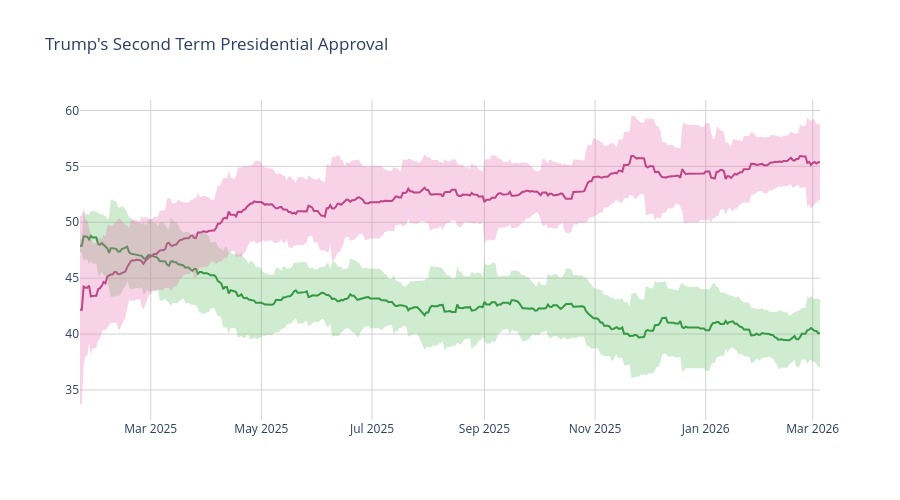

This figure's notebook cell:
### Code cell
disappr_ci_hex = "#e86eaf",
appr_ci_hex = "#60be65"
disappr_ci_rgba = "rgba(232, 110, 175, 0.3)"
appr_ci_rgba = "rgba(96, 190, 101, 0.3)"
grid_col = "#d4d2d2"


# Approve
fig = go.Figure(go.Scatter(
    x=pres['end_date'],
    y=pres['approve'],
    hovertemplate="%{y:.2f}%",
    name="<b>Approve</b>",
    line=dict(color="#228833"),
    showlegend=False
))

# Disapprove
fig.add_trace(go.Scatter(
    x=pres['end_date'],
    y=pres['disapprove'],
    hovertemplate="%{y:.2f}%",
    name="<b>Disapprove</b>",
    line=dict(color="#aa3377"),
    showlegend=False
    )
)

# Approve CI
fig.add_traces([

    # Upper bound
    go.Scatter(
        x=pres['end_date'],
        y=pres['approve_upper_ci'],
        marker=dict(color=appr_ci_hex),
        line=dict(width=0),
        mode='lines',
        showlegend=False,
        hoverinfo="skip"
    ),

    # Lower bound
    go.Scatter(
        x=pres['end_date'],
        y=pres['approve_lower_ci'],
        marker=dict(color=appr_ci_hex),
        line=dict(width=0),
        mode='lines',
        fillcolor=appr_ci_rgba,
        fill="tonexty",
        showlegend=False,
        hoverinfo="skip"
    )
])

# Disapprove CI
fig.add_traces([

    # Upper bound
    go.Scatter(
        x=pres['end_date'],
        y=pres['disapprove_upper_ci'],
        marker=dict(color=disappr_ci_hex),
        line=dict(width=0),
        mode='lines',
        showlegend=False,
        hoverinfo="skip"
    ),

    # Lower bound
    go.Scatter(
        x=pres['end_date'],
        y=pres['disapprove_lower_ci'],
        marker=dict(color=disappr_ci_hex),
        line=dict(width=0),
        mode='lines',
        fillcolor=disappr_ci_rgba,
        fill="tonexty",
        showlegend=False,
        hoverinfo="skip"
    )
])

fig.update_layout(
    title=dict(text="Trump's Second Term Presidential Approval"),
    hovermode="x"
)

fig.update_xaxes(gridcolor=grid_col)
fig.update_yaxes(gridcolor=grid_col)

fig.update_layout(hovermode="x", hoverlabel_align="right", plot_bgcolor="rgba(0, 0, 0, 0)", height=500)
fig.show()

### Figure 1 — Plotly figure (JSON) as saved in the notebook; plotly's stock layout.template omitted (floating-point values rounded to 4 significant figures; data arrays with more than 128 entries replaced by an {"elided": "..."} marker saying what was removed)
{"data": [{"hovertemplate": "%{y:.2f}%", "line": {"color": "#228833"}, "name": "<b>Approve</b>", "showlegend": false, "type": "scatter", "x": {"elided": "409 str values"}, "y": {"elided": "409 float values"}}, {"hovertemplate": "%{y:.2f}%", "line": {"color": "#aa3377"}, "name": "<b>Disapprove</b>", "showlegend": false, "type": "scatter", "x": {"elided": "409 str values"}, "y": {"elided": "409 float values"}}, {"hoverinfo": "skip", "line": {"width": 0}, "marker": {"color": "#60be65"}, "mode": "lines", "showlegend": false, "type": "scatter", "x": {"elided": "409 str values"}, "y": {"elided": "409 float values"}}, {"fill": "tonexty", "fillcolor": "rgba(96, 190, 101, 0.3)", "hoverinfo": "skip", "line": {"width": 0}, "marker": {"color": "#60be65"}, "mode": "lines", "showlegend": false, "type": "scatter", "x": {"elided": "409 str values"}, "y": {"elided": "409 float values"}}, {"hoverinfo": "skip", "line": {"width": 0}, "marker": {"color": ["#e86eaf"]}, "mode": "lines", "showlegend": false, "type": "scatter", "x": {"elided": "409 str values"}, "y": {"elided": "409 float values"}}, {"fill": "tonexty", "fillcolor": "rgba(232, 110, 175, 0.3)", "hoverinfo": "skip", "line": {"width": 0}, "marker": {"color": ["#e86eaf"]}, "mode": "lines", "showlegend": false, "type": "scatter", "x": {"elided": "409 str values"}, "y": {"elided": "409 float values"}}], "layout": {"height": 500, "hoverlabel": {"align": "right"}, "hovermode": "x", "plot_bgcolor": "rgba(0, 0, 0, 0)", "title": {"text": "Trump's Second Term Presidential Approval"}, "xaxis": {"gridcolor": "#d4d2d2"}, "yaxis": {"gridcolor": "#d4d2d2"}}}
